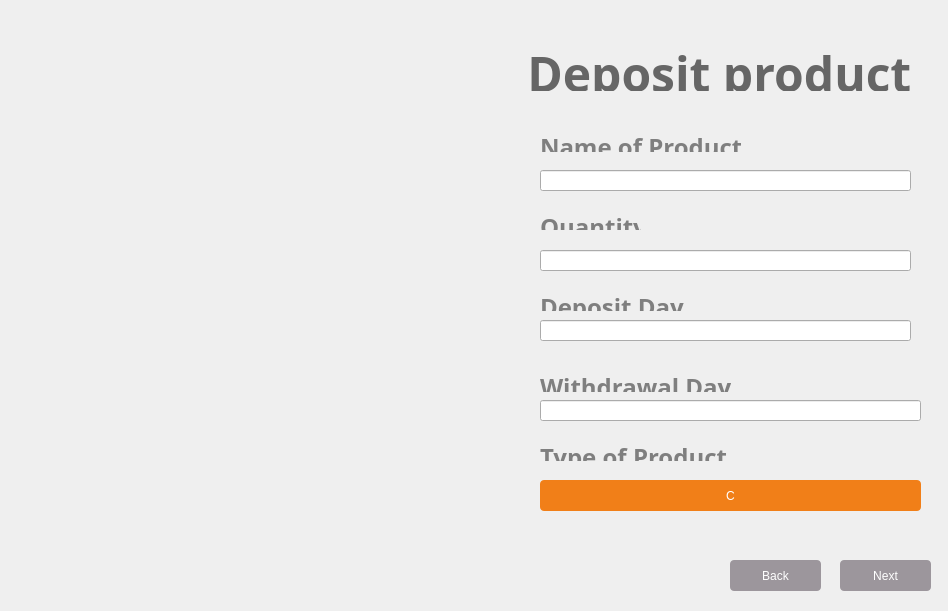
<?xml version="1.0" encoding="UTF-8"?>
<ui version="4.0">
 <class>Depositproductnext3</class>
 <widget class="QDialog" name="Depositproductnext3">
  <property name="geometry">
   <rect>
    <x>0</x>
    <y>0</y>
    <width>948</width>
    <height>611</height>
   </rect>
  </property>
  <property name="minimumSize">
   <size>
    <width>948</width>
    <height>611</height>
   </size>
  </property>
  <property name="maximumSize">
   <size>
    <width>948</width>
    <height>611</height>
   </size>
  </property>
  <property name="windowTitle">
   <string>Dialog</string>
  </property>
  <property name="styleSheet">
   <string notr="true">#Depositproductnext3{
border-image:url(:/images/018 Cloudy Knoxville.png);}
</string>
  </property>
  <widget class="QLineEdit" name="lineEdit">
   <property name="geometry">
    <rect>
     <x>540</x>
     <y>170</y>
     <width>371</width>
     <height>21</height>
    </rect>
   </property>
  </widget>
  <widget class="QLineEdit" name="lineEdit_2">
   <property name="geometry">
    <rect>
     <x>540</x>
     <y>250</y>
     <width>371</width>
     <height>21</height>
    </rect>
   </property>
  </widget>
  <widget class="QLineEdit" name="lineEdit_3">
   <property name="geometry">
    <rect>
     <x>540</x>
     <y>320</y>
     <width>371</width>
     <height>21</height>
    </rect>
   </property>
  </widget>
  <widget class="QLineEdit" name="lineEdit_4">
   <property name="geometry">
    <rect>
     <x>540</x>
     <y>400</y>
     <width>381</width>
     <height>21</height>
    </rect>
   </property>
  </widget>
  <widget class="QPushButton" name="pushButton_3">
   <property name="geometry">
    <rect>
     <x>540</x>
     <y>480</y>
     <width>381</width>
     <height>31</height>
    </rect>
   </property>
   <property name="styleSheet">
    <string notr="true">#pushButton_3{
color:white;
background-color:#F17F18;
border-width:0px;
border-radius:4px;
}

</string>
   </property>
   <property name="text">
    <string>C</string>
   </property>
  </widget>
  <widget class="QPushButton" name="pushButton">
   <property name="geometry">
    <rect>
     <x>840</x>
     <y>560</y>
     <width>91</width>
     <height>31</height>
    </rect>
   </property>
   <property name="styleSheet">
    <string notr="true">#pushButton{
color:white;
background-color:#9C969C;
border-width:0px;
border-radius:4px;
}
#pushButton:hover{
background-color:#F17F18;
}
</string>
   </property>
   <property name="text">
    <string>Next</string>
   </property>
  </widget>
  <widget class="QPushButton" name="pushButton_2">
   <property name="geometry">
    <rect>
     <x>730</x>
     <y>560</y>
     <width>91</width>
     <height>31</height>
    </rect>
   </property>
   <property name="styleSheet">
    <string notr="true">#pushButton_2{
color:white;
background-color:#9C969C;
border-width:0px;
border-radius:4px;
}
#pushButton_2:hover{
background-color:#F17F18;
}
</string>
   </property>
   <property name="text">
    <string>Back</string>
   </property>
  </widget>
  <widget class="QLabel" name="label_7">
   <property name="geometry">
    <rect>
     <x>540</x>
     <y>210</y>
     <width>101</width>
     <height>20</height>
    </rect>
   </property>
   <property name="font">
    <font>
     <family>AXIS</family>
     <pointsize>18</pointsize>
     <weight>75</weight>
     <bold>true</bold>
    </font>
   </property>
   <property name="text">
    <string>&lt;html&gt;&lt;head/&gt;&lt;body&gt;&lt;p&gt;&lt;span style=&quot; color:#7f7f7f;&quot;&gt;Quantity &lt;/span&gt;&lt;/p&gt;&lt;/body&gt;&lt;/html&gt;</string>
   </property>
  </widget>
  <widget class="QLabel" name="label_8">
   <property name="geometry">
    <rect>
     <x>540</x>
     <y>290</y>
     <width>151</width>
     <height>21</height>
    </rect>
   </property>
   <property name="font">
    <font>
     <family>AXIS</family>
     <pointsize>18</pointsize>
     <weight>75</weight>
     <bold>true</bold>
    </font>
   </property>
   <property name="text">
    <string>&lt;html&gt;&lt;head/&gt;&lt;body&gt;&lt;p&gt;&lt;span style=&quot; color:#7f7f7f;&quot;&gt;Deposit Day &lt;/span&gt;&lt;/p&gt;&lt;/body&gt;&lt;/html&gt;</string>
   </property>
  </widget>
  <widget class="QLabel" name="label_9">
   <property name="geometry">
    <rect>
     <x>540</x>
     <y>370</y>
     <width>191</width>
     <height>22</height>
    </rect>
   </property>
   <property name="font">
    <font>
     <family>AXIS</family>
     <pointsize>18</pointsize>
     <weight>75</weight>
     <bold>true</bold>
    </font>
   </property>
   <property name="text">
    <string>&lt;html&gt;&lt;head/&gt;&lt;body&gt;&lt;p&gt;&lt;span style=&quot; color:#7f7f7f;&quot;&gt;Withdrawal Day &lt;/span&gt;&lt;/p&gt;&lt;/body&gt;&lt;/html&gt;</string>
   </property>
  </widget>
  <widget class="QLabel" name="label_10">
   <property name="geometry">
    <rect>
     <x>540</x>
     <y>440</y>
     <width>201</width>
     <height>21</height>
    </rect>
   </property>
   <property name="font">
    <font>
     <family>AXIS</family>
     <pointsize>18</pointsize>
     <weight>75</weight>
     <bold>true</bold>
    </font>
   </property>
   <property name="text">
    <string>&lt;html&gt;&lt;head/&gt;&lt;body&gt;&lt;p&gt;&lt;span style=&quot; color:#7f7f7f;&quot;&gt;Type of Product &lt;/span&gt;&lt;/p&gt;&lt;/body&gt;&lt;/html&gt;</string>
   </property>
  </widget>
  <widget class="QLabel" name="label_11">
   <property name="geometry">
    <rect>
     <x>540</x>
     <y>130</y>
     <width>201</width>
     <height>22</height>
    </rect>
   </property>
   <property name="font">
    <font>
     <family>AXIS</family>
     <pointsize>18</pointsize>
     <weight>75</weight>
     <bold>true</bold>
    </font>
   </property>
   <property name="text">
    <string>&lt;html&gt;&lt;head/&gt;&lt;body&gt;&lt;p&gt;&lt;span style=&quot; color:#7f7f7f;&quot;&gt;Name of Product &lt;/span&gt;&lt;/p&gt;&lt;/body&gt;&lt;/html&gt;</string>
   </property>
  </widget>
  <widget class="QLabel" name="label">
   <property name="geometry">
    <rect>
     <x>0</x>
     <y>0</y>
     <width>491</width>
     <height>611</height>
    </rect>
   </property>
   <property name="styleSheet">
    <string notr="true">#label{border-image:url(:/images/dzn_02_2_Store-office-sh.jpg);}</string>
   </property>
   <property name="text">
    <string/>
   </property>
  </widget>
  <widget class="QLabel" name="label_12">
   <property name="geometry">
    <rect>
     <x>500</x>
     <y>40</y>
     <width>451</width>
     <height>51</height>
    </rect>
   </property>
   <property name="font">
    <font>
     <family>AXIS</family>
     <pointsize>13</pointsize>
     <weight>75</weight>
     <italic>false</italic>
     <bold>true</bold>
    </font>
   </property>
   <property name="text">
    <string>&lt;html&gt;&lt;head/&gt;&lt;body&gt;&lt;p align=&quot;center&quot;&gt;&lt;span style=&quot; font-size:36pt; color:#666666;&quot;&gt;Deposit product &lt;/span&gt;&lt;/p&gt;&lt;/body&gt;&lt;/html&gt;</string>
   </property>
  </widget>
 </widget>
 <resources/>
 <connections/>
</ui>
